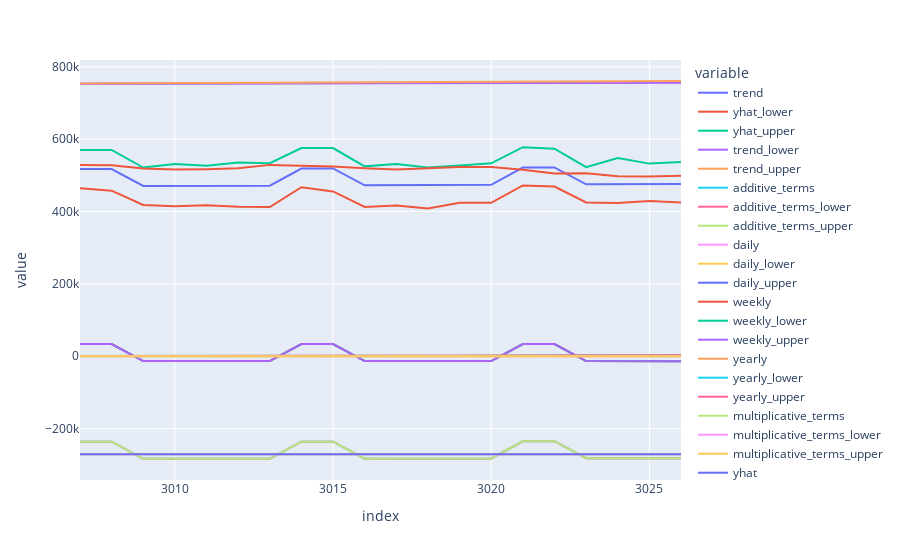

Notebook code for this chart:
### Code cell
fig = px.line(result, y=result.columns[1:len(result.columns)], x=result.index)
fig.show()

### Figure 1 — Plotly figure (JSON) as saved in the notebook; plotly's stock layout.template omitted (floating-point values rounded to 4 significant figures)
{"data": [{"hovertemplate": "variable=trend<br>index=%{x}<br>value=%{y}<extra></extra>", "legendgroup": "trend", "line": {"color": "#636efa", "dash": "solid"}, "marker": {"symbol": "circle"}, "mode": "lines", "name": "trend", "orientation": "v", "showlegend": true, "type": "scatter", "x": [3007, 3008, 3009, 3010, 3011, 3012, 3013, 3014, 3015, 3016, 3017, 3018, 3019, 3020, 3021, 3022, 3023, 3024, 3025, 3026], "xaxis": "x", "y": [753400.0, 753700.0, 753900.0, 754100.0, 754300.0, 754500.0, 754700.0, 755000.0, 755200.0, 755400.0, 755600.0, 755800.0, 756000.0, 756300.0, 756500.0, 756700.0, 756900.0, 757100.0, 757300.0, 757600.0], "yaxis": "y"}, {"hovertemplate": "variable=yhat_lower<br>index=%{x}<br>value=%{y}<extra></extra>", "legendgroup": "yhat_lower", "line": {"color": "#EF553B", "dash": "solid"}, "marker": {"symbol": "circle"}, "mode": "lines", "name": "yhat_lower", "orientation": "v", "showlegend": true, "type": "scatter", "x": [3007, 3008, 3009, 3010, 3011, 3012, 3013, 3014, 3015, 3016, 3017, 3018, 3019, 3020, 3021, 3022, 3023, 3024, 3025, 3026], "xaxis": "x", "y": [464400.0, 457800.0, 418300.0, 414700.0, 417400.0, 413300.0, 412600.0, 467300.0, 455600.0, 412800.0, 416900.0, 408800.0, 424100.0, 424100.0, 472100.0, 469200.0, 425000.0, 423300.0, 429000.0, 424800.0], "yaxis": "y"}, {"hovertemplate": "variable=yhat_upper<br>index=%{x}<br>value=%{y}<extra></extra>", "legendgroup": "yhat_upper", "line": {"color": "#00cc96", "dash": "solid"}, "marker": {"symbol": "circle"}, "mode": "lines", "name": "yhat_upper", "orientation": "v", "showlegend": true, "type": "scatter", "x": [3007, 3008, 3009, 3010, 3011, 3012, 3013, 3014, 3015, 3016, 3017, 3018, 3019, 3020, 3021, 3022, 3023, 3024, 3025, 3026], "xaxis": "x", "y": [569900.0, 570500.0, 521600.0, 531500.0, 526400.0, 535400.0, 533500.0, 575600.0, 575400.0, 524900.0, 531600.0, 521900.0, 527400.0, 533500.0, 577900.0, 573800.0, 522800.0, 548200.0, 532500.0, 536600.0], "yaxis": "y"}, {"hovertemplate": "variable=trend_lower<br>index=%{x}<br>value=%{y}<extra></extra>", "legendgroup": "trend_lower", "line": {"color": "#ab63fa", "dash": "solid"}, "marker": {"symbol": "circle"}, "mode": "lines", "name": "trend_lower", "orientation": "v", "showlegend": true, "type": "scatter", "x": [3007, 3008, 3009, 3010, 3011, 3012, 3013, 3014, 3015, 3016, 3017, 3018, 3019, 3020, 3021, 3022, 3023, 3024, 3025, 3026], "xaxis": "x", "y": [753400.0, 753600.0, 753800.0, 753900.0, 754100.0, 754300.0, 754500.0, 754600.0, 754700.0, 754800.0, 754900.0, 755000.0, 755100.0, 755100.0, 755200.0, 755300.0, 755400.0, 755500.0, 755600.0, 755700.0], "yaxis": "y"}, {"hovertemplate": "variable=trend_upper<br>index=%{x}<br>value=%{y}<extra></extra>", "legendgroup": "trend_upper", "line": {"color": "#FFA15A", "dash": "solid"}, "marker": {"symbol": "circle"}, "mode": "lines", "name": "trend_upper", "orientation": "v", "showlegend": true, "type": "scatter", "x": [3007, 3008, 3009, 3010, 3011, 3012, 3013, 3014, 3015, 3016, 3017, 3018, 3019, 3020, 3021, 3022, 3023, 3024, 3025, 3026], "xaxis": "x", "y": [753600.0, 753900.0, 754300.0, 754600.0, 755000.0, 755300.0, 755700.0, 756100.0, 756500.0, 756900.0, 757300.0, 757600.0, 758000.0, 758400.0, 758800.0, 759200.0, 759500.0, 759900.0, 760300.0, 760800.0], "yaxis": "y"}, {"hovertemplate": "variable=additive_terms<br>index=%{x}<br>value=%{y}<extra></extra>", "legendgroup": "additive_terms", "line": {"color": "#19d3f3", "dash": "solid"}, "marker": {"symbol": "circle"}, "mode": "lines", "name": "additive_terms", "orientation": "v", "showlegend": true, "type": "scatter", "x": [3007, 3008, 3009, 3010, 3011, 3012, 3013, 3014, 3015, 3016, 3017, 3018, 3019, 3020, 3021, 3022, 3023, 3024, 3025, 3026], "xaxis": "x", "y": [-236000.0, -236100.0, -283200.0, -283700.0, -283800.0, -283700.0, -283300.0, -236100.0, -235900.0, -282800.0, -283100.0, -283000.0, -282700.0, -282200.0, -234900.0, -234700.0, -281600.0, -281800.0, -281800.0, -281600.0], "yaxis": "y"}, {"hovertemplate": "variable=additive_terms_lower<br>index=%{x}<br>value=%{y}<extra></extra>", "legendgroup": "additive_terms_lower", "line": {"color": "#FF6692", "dash": "solid"}, "marker": {"symbol": "circle"}, "mode": "lines", "name": "additive_terms_lower", "orientation": "v", "showlegend": true, "type": "scatter", "x": [3007, 3008, 3009, 3010, 3011, 3012, 3013, 3014, 3015, 3016, 3017, 3018, 3019, 3020, 3021, 3022, 3023, 3024, 3025, 3026], "xaxis": "x", "y": [-236000.0, -236100.0, -283200.0, -283700.0, -283800.0, -283700.0, -283300.0, -236100.0, -235900.0, -282800.0, -283100.0, -283000.0, -282700.0, -282200.0, -234900.0, -234700.0, -281600.0, -281800.0, -281800.0, -281600.0], "yaxis": "y"}, {"hovertemplate": "variable=additive_terms_upper<br>index=%{x}<br>value=%{y}<extra></extra>", "legendgroup": "additive_terms_upper", "line": {"color": "#B6E880", "dash": "solid"}, "marker": {"symbol": "circle"}, "mode": "lines", "name": "additive_terms_upper", "orientation": "v", "showlegend": true, "type": "scatter", "x": [3007, 3008, 3009, 3010, 3011, 3012, 3013, 3014, 3015, 3016, 3017, 3018, 3019, 3020, 3021, 3022, 3023, 3024, 3025, 3026], "xaxis": "x", "y": [-236000.0, -236100.0, -283200.0, -283700.0, -283800.0, -283700.0, -283300.0, -236100.0, -235900.0, -282800.0, -283100.0, -283000.0, -282700.0, -282200.0, -234900.0, -234700.0, -281600.0, -281800.0, -281800.0, -281600.0], "yaxis": "y"}, {"hovertemplate": "variable=daily<br>index=%{x}<br>value=%{y}<extra></extra>", "legendgroup": "daily", "line": {"color": "#FF97FF", "dash": "solid"}, "marker": {"symbol": "circle"}, "mode": "lines", "name": "daily", "orientation": "v", "showlegend": true, "type": "scatter", "x": [3007, 3008, 3009, 3010, 3011, 3012, 3013, 3014, 3015, 3016, 3017, 3018, 3019, 3020, 3021, 3022, 3023, 3024, 3025, 3026], "xaxis": "x", "y": [-270600.0, -270600.0, -270600.0, -270600.0, -270600.0, -270600.0, -270600.0, -270600.0, -270600.0, -270600.0, -270600.0, -270600.0, -270600.0, -270600.0, -270600.0, -270600.0, -270600.0, -270600.0, -270600.0, -270600.0], "yaxis": "y"}, {"hovertemplate": "variable=daily_lower<br>index=%{x}<br>value=%{y}<extra></extra>", "legendgroup": "daily_lower", "line": {"color": "#FECB52", "dash": "solid"}, "marker": {"symbol": "circle"}, "mode": "lines", "name": "daily_lower", "orientation": "v", "showlegend": true, "type": "scatter", "x": [3007, 3008, 3009, 3010, 3011, 3012, 3013, 3014, 3015, 3016, 3017, 3018, 3019, 3020, 3021, 3022, 3023, 3024, 3025, 3026], "xaxis": "x", "y": [-270600.0, -270600.0, -270600.0, -270600.0, -270600.0, -270600.0, -270600.0, -270600.0, -270600.0, -270600.0, -270600.0, -270600.0, -270600.0, -270600.0, -270600.0, -270600.0, -270600.0, -270600.0, -270600.0, -270600.0], "yaxis": "y"}, {"hovertemplate": "variable=daily_upper<br>index=%{x}<br>value=%{y}<extra></extra>", "legendgroup": "daily_upper", "line": {"color": "#636efa", "dash": "solid"}, "marker": {"symbol": "circle"}, "mode": "lines", "name": "daily_upper", "orientation": "v", "showlegend": true, "type": "scatter", "x": [3007, 3008, 3009, 3010, 3011, 3012, 3013, 3014, 3015, 3016, 3017, 3018, 3019, 3020, 3021, 3022, 3023, 3024, 3025, 3026], "xaxis": "x", "y": [-270600.0, -270600.0, -270600.0, -270600.0, -270600.0, -270600.0, -270600.0, -270600.0, -270600.0, -270600.0, -270600.0, -270600.0, -270600.0, -270600.0, -270600.0, -270600.0, -270600.0, -270600.0, -270600.0, -270600.0], "yaxis": "y"}, {"hovertemplate": "variable=weekly<br>index=%{x}<br>value=%{y}<extra></extra>", "legendgroup": "weekly", "line": {"color": "#EF553B", "dash": "solid"}, "marker": {"symbol": "circle"}, "mode": "lines", "name": "weekly", "orientation": "v", "showlegend": true, "type": "scatter", "x": [3007, 3008, 3009, 3010, 3011, 3012, 3013, 3014, 3015, 3016, 3017, 3018, 3019, 3020, 3021, 3022, 3023, 3024, 3025, 3026], "xaxis": "x", "y": [33820.0, 33820.0, -13240.0, -13650.0, -13770.0, -13660.0, -13320.0, 33820.0, 33820.0, -13240.0, -13650.0, -13770.0, -13660.0, -13320.0, 33820.0, 33820.0, -13240.0, -13650.0, -13770.0, -13660.0], "yaxis": "y"}, {"hovertemplate": "variable=weekly_lower<br>index=%{x}<br>value=%{y}<extra></extra>", "legendgroup": "weekly_lower", "line": {"color": "#00cc96", "dash": "solid"}, "marker": {"symbol": "circle"}, "mode": "lines", "name": "weekly_lower", "orientation": "v", "showlegend": true, "type": "scatter", "x": [3007, 3008, 3009, 3010, 3011, 3012, 3013, 3014, 3015, 3016, 3017, 3018, 3019, 3020, 3021, 3022, 3023, 3024, 3025, 3026], "xaxis": "x", "y": [33820.0, 33820.0, -13240.0, -13650.0, -13770.0, -13660.0, -13320.0, 33820.0, 33820.0, -13240.0, -13650.0, -13770.0, -13660.0, -13320.0, 33820.0, 33820.0, -13240.0, -13650.0, -13770.0, -13660.0], "yaxis": "y"}, {"hovertemplate": "variable=weekly_upper<br>index=%{x}<br>value=%{y}<extra></extra>", "legendgroup": "weekly_upper", "line": {"color": "#ab63fa", "dash": "solid"}, "marker": {"symbol": "circle"}, "mode": "lines", "name": "weekly_upper", "orientation": "v", "showlegend": true, "type": "scatter", "x": [3007, 3008, 3009, 3010, 3011, 3012, 3013, 3014, 3015, 3016, 3017, 3018, 3019, 3020, 3021, 3022, 3023, 3024, 3025, 3026], "xaxis": "x", "y": [33820.0, 33820.0, -13240.0, -13650.0, -13770.0, -13660.0, -13320.0, 33820.0, 33820.0, -13240.0, -13650.0, -13770.0, -13660.0, -13320.0, 33820.0, 33820.0, -13240.0, -13650.0, -13770.0, -13660.0], "yaxis": "y"}, {"hovertemplate": "variable=yearly<br>index=%{x}<br>value=%{y}<extra></extra>", "legendgroup": "yearly", "line": {"color": "#FFA15A", "dash": "solid"}, "marker": {"symbol": "circle"}, "mode": "lines", "name": "yearly", "orientation": "v", "showlegend": true, "type": "scatter", "x": [3007, 3008, 3009, 3010, 3011, 3012, 3013, 3014, 3015, 3016, 3017, 3018, 3019, 3020, 3021, 3022, 3023, 3024, 3025, 3026], "xaxis": "x", "y": [743.9, 628.4, 548.4, 504.6, 497.2, 525.2, 587.1, 680.6, 802.3, 948.5, 1115.0, 1295.0, 1486.0, 1680.0, 1871.0, 2054.0, 2223.0, 2372.0, 2495.0, 2589.0], "yaxis": "y"}, {"hovertemplate": "variable=yearly_lower<br>index=%{x}<br>value=%{y}<extra></extra>", "legendgroup": "yearly_lower", "line": {"color": "#19d3f3", "dash": "solid"}, "marker": {"symbol": "circle"}, "mode": "lines", "name": "yearly_lower", "orientation": "v", "showlegend": true, "type": "scatter", "x": [3007, 3008, 3009, 3010, 3011, 3012, 3013, 3014, 3015, 3016, 3017, 3018, 3019, 3020, 3021, 3022, 3023, 3024, 3025, 3026], "xaxis": "x", "y": [743.9, 628.4, 548.4, 504.6, 497.2, 525.2, 587.1, 680.6, 802.3, 948.5, 1115.0, 1295.0, 1486.0, 1680.0, 1871.0, 2054.0, 2223.0, 2372.0, 2495.0, 2589.0], "yaxis": "y"}, {"hovertemplate": "variable=yearly_upper<br>index=%{x}<br>value=%{y}<extra></extra>", "legendgroup": "yearly_upper", "line": {"color": "#FF6692", "dash": "solid"}, "marker": {"symbol": "circle"}, "mode": "lines", "name": "yearly_upper", "orientation": "v", "showlegend": true, "type": "scatter", "x": [3007, 3008, 3009, 3010, 3011, 3012, 3013, 3014, 3015, 3016, 3017, 3018, 3019, 3020, 3021, 3022, 3023, 3024, 3025, 3026], "xaxis": "x", "y": [743.9, 628.4, 548.4, 504.6, 497.2, 525.2, 587.1, 680.6, 802.3, 948.5, 1115.0, 1295.0, 1486.0, 1680.0, 1871.0, 2054.0, 2223.0, 2372.0, 2495.0, 2589.0], "yaxis": "y"}, {"hovertemplate": "variable=multiplicative_terms<br>index=%{x}<br>value=%{y}<extra></extra>", "legendgroup": "multiplicative_terms", "line": {"color": "#B6E880", "dash": "solid"}, "marker": {"symbol": "circle"}, "mode": "lines", "name": "multiplicative_terms", "orientation": "v", "showlegend": true, "type": "scatter", "x": [3007, 3008, 3009, 3010, 3011, 3012, 3013, 3014, 3015, 3016, 3017, 3018, 3019, 3020, 3021, 3022, 3023, 3024, 3025, 3026], "xaxis": "x", "y": [0, 0, 0, 0, 0, 0, 0, 0, 0, 0, 0, 0, 0, 0, 0, 0, 0, 0, 0, 0], "yaxis": "y"}, {"hovertemplate": "variable=multiplicative_terms_lower<br>index=%{x}<br>value=%{y}<extra></extra>", "legendgroup": "multiplicative_terms_lower", "line": {"color": "#FF97FF", "dash": "solid"}, "marker": {"symbol": "circle"}, "mode": "lines", "name": "multiplicative_terms_lower", "orientation": "v", "showlegend": true, "type": "scatter", "x": [3007, 3008, 3009, 3010, 3011, 3012, 3013, 3014, 3015, 3016, 3017, 3018, 3019, 3020, 3021, 3022, 3023, 3024, 3025, 3026], "xaxis": "x", "y": [0, 0, 0, 0, 0, 0, 0, 0, 0, 0, 0, 0, 0, 0, 0, 0, 0, 0, 0, 0], "yaxis": "y"}, {"hovertemplate": "variable=multiplicative_terms_upper<br>index=%{x}<br>value=%{y}<extra></extra>", "legendgroup": "multiplicative_terms_upper", "line": {"color": "#FECB52", "dash": "solid"}, "marker": {"symbol": "circle"}, "mode": "lines", "name": "multiplicative_terms_upper", "orientation": "v", "showlegend": true, "type": "scatter", "x": [3007, 3008, 3009, 3010, 3011, 3012, 3013, 3014, 3015, 3016, 3017, 3018, 3019, 3020, 3021, 3022, 3023, 3024, 3025, 3026], "xaxis": "x", "y": [0, 0, 0, 0, 0, 0, 0, 0, 0, 0, 0, 0, 0, 0, 0, 0, 0, 0, 0, 0], "yaxis": "y"}, {"hovertemplate": "variable=yhat<br>index=%{x}<br>value=%{y}<extra></extra>", "legendgroup": "yhat", "line": {"color": "#636efa", "dash": "solid"}, "marker": {"symbol": "circle"}, "mode": "lines", "name": "yhat", "orientation": "v", "showlegend": true, "type": "scatter", "x": [3007, 3008, 3009, 3010, 3011, 3012, 3013, 3014, 3015, 3016, 3017, 3018, 3019, 3020, 3021, 3022, 3023, 3024, 3025, 3026], "xaxis": "x", "y": [517500.0, 517600.0, 470600.0, 470400.0, 470500.0, 470800.0, 471500.0, 518900.0, 519200.0, 472600.0, 472500.0, 472800.0, 473300.0, 474100.0, 521600.0, 522000.0, 475300.0, 475300.0, 475500.0, 475900.0], "yaxis": "y"}, {"hovertemplate": "variable=Close<br>index=%{x}<br>value=%{y}<extra></extra>", "legendgroup": "Close", "line": {"color": "#EF553B", "dash": "solid"}, "marker": {"symbol": "circle"}, "mode": "lines", "name": "Close", "orientation": "v", "showlegend": true, "type": "scatter", "x": [3007, 3008, 3009, 3010, 3011, 3012, 3013, 3014, 3015, 3016, 3017, 3018, 3019, 3020, 3021, 3022, 3023, 3024, 3025, 3026], "xaxis": "x", "y": [528921, 527760, 518714, 516000, 517002, 519760, 529000, 527590, 524271, 519800, 516435, 519499, 523260, 522901, 515815, 505440, 506200, 497777, 496800, 499000], "yaxis": "y"}], "layout": {"legend": {"title": {"text": "variable"}, "tracegroupgap": 0}, "margin": {"t": 60}, "xaxis": {"anchor": "y", "domain": [0, 1], "title": {"text": "index"}}, "yaxis": {"anchor": "x", "domain": [0, 1], "title": {"text": "value"}}}}
